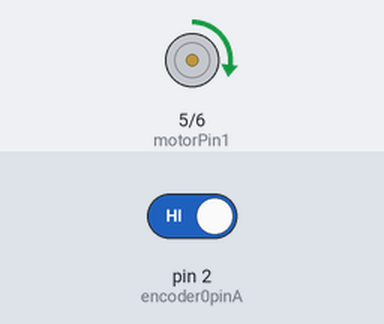
Recording of a sketch running on a simulated Arduino Uno, built with avr-gcc and run on an emulated ATmega328P. Shown: motor-driver pin pairs drawn as motors (green arrow = first pin HIGH = forward, orange = second pin HIGH = backward, longer = more drive). The test bench sets the inputs (shaded band); at power-on: pin 2 (encoder0pinA) HIGH. What the sketch prints to the serial monitor is not drawn.

Above: at 1.6 s.
At 3.3 s:
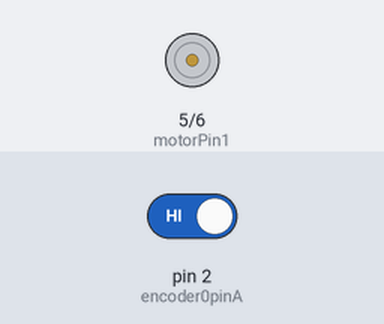
At 5.1 s:
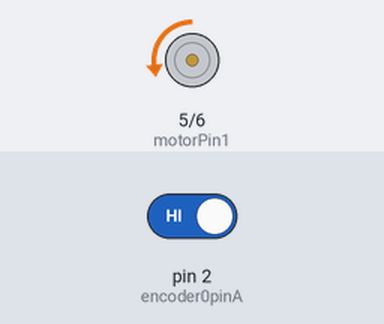
Timing chart, 0 to 8.6 s (numbered marks = the images above):
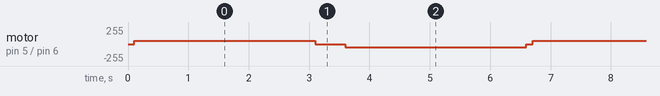

Measured:
- by itself, motor on pin 5 (motorPin1) / pin 6 (motorPin2): repeats every 6.6 s: stopped 0.50 s, backward 50/255 3.0 s, stopped 0.10 s, forward 50/255 3.0 s

The sketch:

Arduino_DC_Encoder.ino
```cpp
//The sample code for driving one way motor encoder
const byte encoder0pinA = 2;//A pin -> the interrupt pin 0
const byte encoder0pinB = 3;//B pin -> the digital pin 3
byte encoder0PinALast;
int duration;//the number of the pulses
boolean Direction;//the rotation direction

int motorPin1 = 5;
int motorPin2 = 6;

void setup()
{
  Serial.begin(57600);//Initialize the serial port
  EncoderInit();//Initialize the module
  pinMode(motorPin1, OUTPUT);
  pinMode(motorPin2, OUTPUT);
}

void loop()
{
  Serial.print("Pulse: ");
  Serial.println(duration);
  duration = 0;
  delay(100);

  int speed = 50;

  //Motor Control A in both directions
  analogWrite(motorPin1, speed);
  delay(3000);
  analogWrite(motorPin1, 0);
  delay(500);
  analogWrite(motorPin2, speed);
  delay(3000);
  analogWrite(motorPin2, 0);

  //val_z = analogRead(A_Z)/4;
  //analogWrite(motorPin1, speed);

}

void EncoderInit()
{
  Direction = true;//default -> Forward
  pinMode(encoder0pinB,INPUT);
  attachInterrupt(0, wheelSpeed, CHANGE);
}

void wheelSpeed()
{
  int Lstate = digitalRead(encoder0pinA);
  if((encoder0PinALast == LOW) && Lstate==HIGH)
  {
    int val = digitalRead(encoder0pinB);
    if(val == LOW && Direction)
    {
      Direction = false; //Reverse
    }
    else if(val == HIGH && !Direction)
    {
      Direction = true;  //Forward
    }
  }
  encoder0PinALast = Lstate;

  if(!Direction)  duration++;
  else  duration--;
}
```
